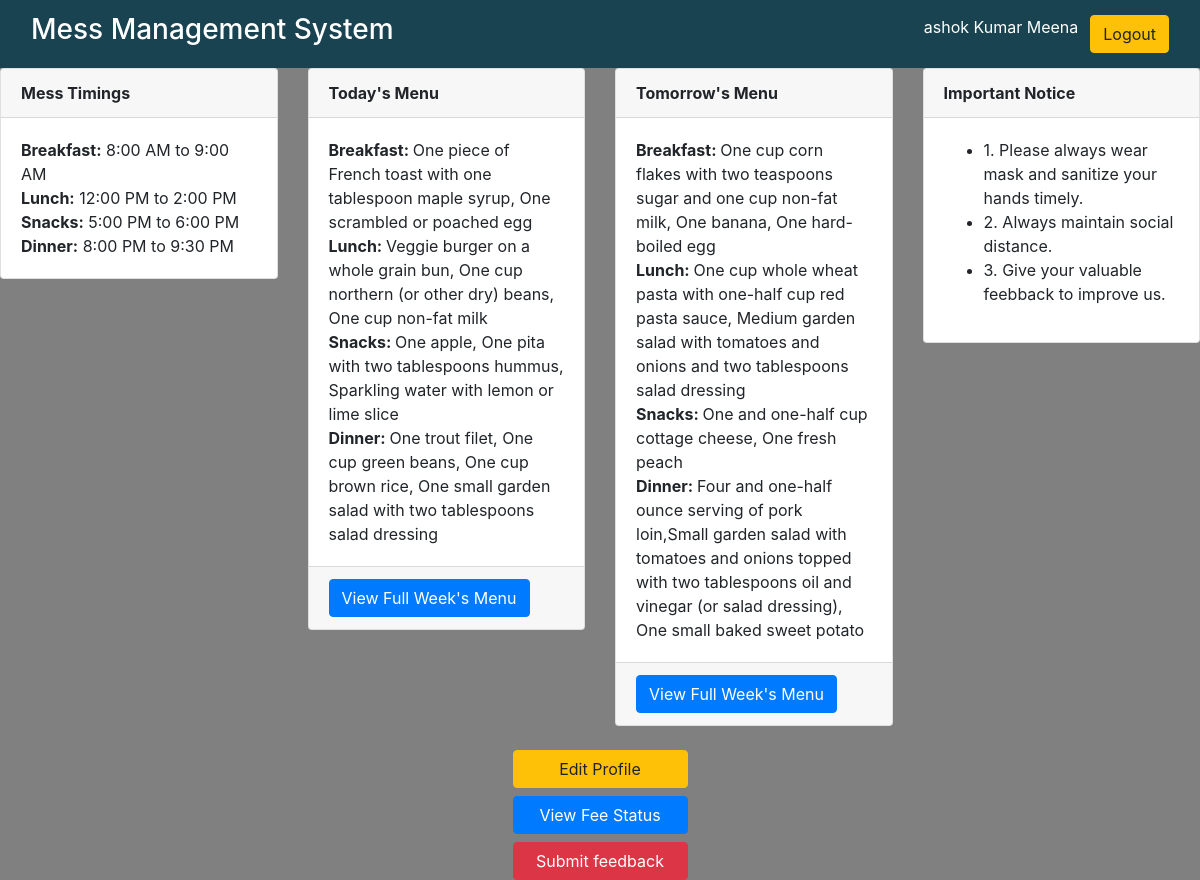
Screenshot of /user_dashboard.php (signed in) with the database file from the repository.
### tables this page shows
CREATE TABLE `menu` (
  `sno` int(11) NOT NULL,
  `day` varchar(100) NOT NULL,
  `meal1` varchar(250) NOT NULL,
  `meal2` varchar(250) NOT NULL,
  `meal3` varchar(250) NOT NULL,
  `meal4` varchar(250) NOT NULL
);

### user_dashboard.php (the view, shortened to what this page needs)
<?php
  include('includes/header.php');
  if(isset($_SESSION['email'])){
?>
<!DOCTYPE html>
<html lang="en" dir="ltr">
  <head>
  </head>
  <body style="background:gray;">
    <div class="row">
      <div class="col-md-3">
        <div class="card">
          <div class="card-header">
            <b>Mess Timings</b>
          </div>
          <div class="card-body">
            <b>Breakfast:</b> 8:00 AM to 9:00 AM <br>
            <b>Lunch:</b> 12:00 PM to 2:00 PM <br>
            <b>Snacks:</b> 5:00 PM to 6:00 PM <br>
            <b>Dinner:</b> 8:00 PM to 9:30 PM
          </div>
        </div>
      </div>
      <div class="col-md-3">
        <div class="card">
          <div class="card-header">
            <b>Today's Menu</b>
          </div>
          <div class="card-body">
            <?php
              $today = date("l");
              $query = "select * from menu where day='$today'";
              $query_run = mysqli_query($connection,$query);
              while($row = mysqli_fetch_assoc($query_run)){
            ?>
              <b>Breakfast: </b> <?php echo $row['meal1']; ?> <br>
              <b>Lunch: </b> <?php echo $row['meal2']; ?> <br>
              <b>Snacks: </b> <?php echo $row['meal3']; ?> <br>
              <b>Dinner: </b> <?php echo $row['meal4']; ?>
            <?php } ?>
          </div>
          <div class="card-footer">
            <button type="button" class="btn btn-primary" data-toggle="modal" data-target="#meal_modal">View Full Week's Menu</button>
          </div>
        </div>
      </div>
      <div class="col-md-3">
        <div class="card">
          <div class="card-header">
            <b>Tomorrow's Menu</b>
          </div>
          <div class="card-body">
            <?php
              $today = date("l",strtotime('+1 day'));
              $query = "select * from menu where day='$today'";
              $query_run = mysqli_query($connection,$query);
              while($row = mysqli_fetch_assoc($query_run)){
            ?>
              <b>Breakfast: </b> <?php echo $row['meal1']; ?> <br>
              <b>Lunch: </b> <?php echo $row['meal2']; ?> <br>
              <b>Snacks: </b> <?php echo $row['meal3']; ?> <br>
              <b>Dinner: </b> <?php echo $row['meal4']; ?>
            <?php } ?>
          </div>
          <div class="card-footer">
            <button type="button" class="btn btn-primary" data-toggle="modal" data-target="#meal_modal">View Full Week's Menu</button>
          </div>
        </div>
      </div>
      <div class="col-md-3">
        <div class="card">
          <div class="card-header">
            <b>Important Notice</b>
          </div>
          <div class="card-body">
            <ul>
              <marquee direction="up" scrollamount="2"><li><a>1. Please always wear mask and sanitize your hands timely.</a></li>
              <li><a>2. Always maintain social distance.</a></li>
              <li><a>3. Give your valuable feebback to improve us.</a></li></marquee>
            </ul>
          </div>
        </div>
      </div>
    </div> <br>
    <div class="row">
      <div class="col-md-2 m-auto">
        <a href="edit_profile.php" type="button" class="btn btn-block btn-warning">Edit Profile</a>
        <button type="button" class="btn btn-primary btn-block" data-toggle="modal" data-target="#fee_status_modal">View Fee Status</button>
        <a href="feedback.php" type="button" class="btn btn-block btn-danger">Submit feedback</a>
      </div>
    </div>
</body>
</html>
<?php }
else{
  header('location:index.php');
}

### Admin pannel/header.php (shortened to what this page needs)
<?php
	if(isset($_SESSION['email'])){
?>
<html>
<head>
	<link rel="stylesheet" type="text/css" href="../bootstrap/css/bootstrap.min.css">
    <link rel="stylesheet" href="../css/styles.css">
</head>
<body>
	<nav class="navbar navbar-expand-lg" style="background-color:#194350;">
		<div class="container-fluid">
			<a class="navbar-brand" href="index.php"><h3 style="color:white;">Mess Management System</h3></a>
		    <ul class="nav navbar-nav navbar-center">
					<li><span style="color:white;"><?php echo $_SESSION['fname'] . " ". $_SESSION['lname'];?></span></li>
					<li class="nav-item">
		        <a type="button" href="logout.php" class="btn btn btn-warning" id="admin_login_button">Logout</a>
		      </li>
		    </ul>
		</div>
	</nav>
</body>
</html>
<?php }
else{
  header('location:../index.php');
}

### css/styles.css (style rules this page uses)
#login_button, #register_button, #admin_login_button { margin-left: 12px; }

### rows the page displays
menu: meal1 "One piece of French toast with one tablespoon maple syrup, One scrambled or poached egg", meal2 "Veggie burger on a whole grain bun, One cup northern (or other dry) beans, One cup non-fat milk", meal3 "One apple, One pita with two tablespoons hummus, Sparkling water with lemon or lime slice", meal4 "One trout filet, One cup green beans, One cup brown rice, One small garden salad with two tablespoons salad dressing"
menu: meal1 "One cup corn flakes with two teaspoons sugar and one cup non-fat milk, One banana, One hard-boiled egg", meal2 "One cup whole wheat pasta with one-half cup red pasta sauce, Medium garden salad with tomatoes and onions and two tablespoons salad dressing", meal3 "One and one-half cup cottage cheese, One fresh peach", meal4 "Four and one-half ounce serving of pork loin,Small garden salad with tomatoes and onions topped with two tablespoons oil and vinegar (or salad dressing), One small baked sweet potato"

### other values shown
$_SESSION['fname'] "ashok Kumar"
$_SESSION['lname'] "Meena"
